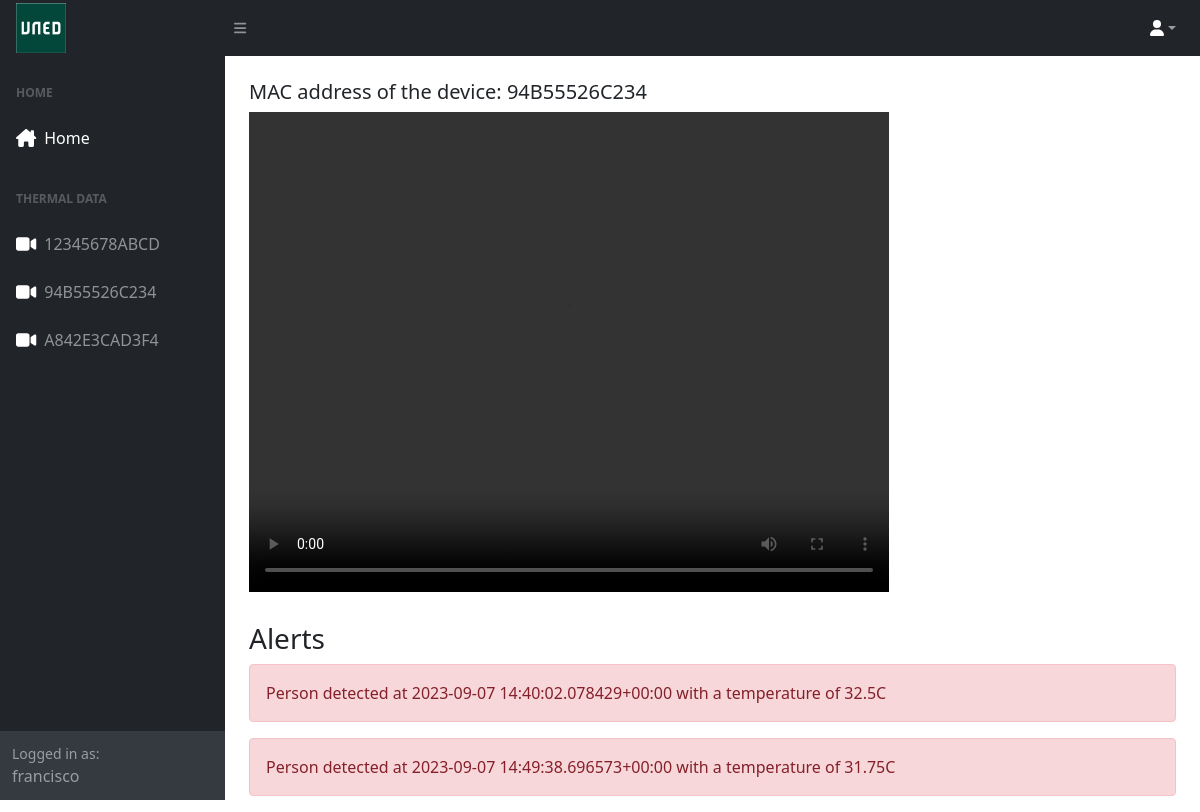
The page /uned/thermal/94B55526C234/ (signed in) on the database its author committed.
### uned/models.py (models this page shows, shortened)
class Device(models.Model):
    name = models.CharField(max_length=30, blank=True, null=True)
    mac = models.CharField(max_length=12, primary_key=True, blank=False, null=False)
    user = models.ForeignKey(User, on_delete=models.CASCADE)
    last_connection = models.DateTimeField(blank=True, null=True)
    ip = models.GenericIPAddressField(blank=True, null=True)

### uned/views.py (the view)
# urls.py: path('thermal/', DataThermalApiView.as_view())
@login_required(login_url='uned:login')
def thermal(request, mac):
    data = SelectQueryDB(request).get_data()
    thermal_data = SelectQueryDB(request).get_thermal_data(mac)
    generate_video(thermal_data)
    list_fire, list_person = detect_fire_or_person(thermal_data)
    context = {
        'title': 'Thermal' + mac,
        'thermal_data': thermal_data,
        'devices': data,
        'mac': mac,
        'detected_fire': list_fire,
        'detected_person': list_person
    }
    return render(request, 'thermal.html', context)

### uned/search.py (called while the page is built)
    def get_devices(self):
        objects = Device.objects.order_by('mac').filter(user=self.username)
        return objects

    def get_data(self):
        devices = self.get_devices()
        data_lists = []
        for device in devices:
            data = Data.objects.filter(mac=device.mac).order_by('-time').first()
            data_lists.append((device, data))
        return data_lists

    def get_thermal_data(self, mac):
        data = DataThermal.objects.filter(mac=mac).order_by('time')
        return data

### uned/video.py (called while the page is built)
def get_color(temperature):
    if temperature > 50 and temperature < 70:
        return (0, 153, 255)
    elif temperature >= 70:
        return (0, 0, 255)
    elif temperature > 30 and temperature <= 50:
        return (0, 255, 255)
    elif temperature > 20 and temperature <= 30:
        return (0, 200, 0)
    elif temperature > 10 and temperature <= 20:
        return (255, 255, 0)
    elif temperature <= 10:
        return (255, 255, 0)

def parse_pixels(pixels_string):
    pixels_list = pixels_string.split(",")
    pixels_list = pixels_list[:-1]
    pixels_list = [float(x) for x in pixels_list]
    return pixels_list

def generate_video(thermal_data):
    fourcc = cv2.VideoWriter_fourcc(*'vp09')
    video_filename = 'media/videos/temperature_video.webm'
    video_writer = cv2.VideoWriter(video_filename, fourcc, 1, (8, 8))
    i = 0
    for data in thermal_data:
        temperature_values = parse_pixels(data.pixels)
        temperature_values = [get_color(temperature) for temperature in temperature_values]
        frame = np.array(temperature_values).reshape(8, 8, 3).astype(np.uint8)
        video_writer.write(frame)
        i += 1
        if i == 60:
            break
    video_writer.release()
    return None

def filter_alerts(alerts):
    new_list = []
    for alert in alerts:
        if len(new_list) == 0:
            new_list.append(alert)
        else:
            hour = int(alert.split(":")[0][-2:])
            minute = int(alert.split(":")[1])
            hour_last_alert = int(new_list[-1].split(":")[0][-2:])
            minute_last_alert = int(new_list[-1].split(":")[1])
            current_event = datetime(2023, 9, 14, hour, minute)
            last_event = datetime(2023, 9, 14, hour_last_alert, minute_last_alert)
            difference_time = current_event - last_event
            if difference_time.total_seconds() > 300:
                new_list.append(alert)
    return new_list

### uned/templates/thermal.html (shortened to what this page needs)
{% extends "base_template.html" %}
{% load static %}
{% block page_content %}
<h5 class="mt-4">MAC address of the device: {{ mac }}</h5>
<video controls width="640" height="480" controls>
    <source src="../../../media/videos/temperature_video.webm" type="video/webm">
</video>
<h3 class="mt-4">Alerts</h5>
{% for fire in detected_fire %}
<div class="alert alert-danger" role="alert">
    {{fire}}
  </div>
{% endfor %}
{% endblock %}

### uned/templates/base_template.html (shortened to what this page needs)
{% load static %}
<!DOCTYPE html>
<html lang="en">
    <head>
        <link href="https://cdn.jsdelivr.net/npm/bootstrap@5.1.3/dist/css/bootstrap.min.css" rel="stylesheet">
        <link rel="stylesheet" type="text/css" href="{% static 'css/styles.css' %}">
        <link rel="stylesheet" type="text/css" href="{% static 'css/common_styles.css' %}">
    </head>
    <body class="sb-nav-fixed">
        <nav class="sb-topnav navbar navbar-expand navbar-dark bg-dark">
            <a class="navbar-brand ps-3"><img class="Logo" src="{% static 'img/logo.jpg' %}" alt="Logo" height="50" width="50"></a>
            <button class="btn btn-link btn-sm order-1 order-lg-0 me-4 me-lg-0" id="sidebarToggle" href="#!"><i class="fas fa-bars"></i></button>
            <ul class="navbar-nav form-inline ms-auto me-0 me-md-3 my-2 my-md-0">
                <li class="nav-item dropdown">
                    <a class="nav-link dropdown-toggle" id="navbarDropdown" href="#" role="button" data-bs-toggle="dropdown" aria-expanded="false"><i class="fa-solid fa-user" style="color: white;"></i></a>
                </li>
            </ul>
        </nav>
        <div id="layoutSidenav">
            <div id="layoutSidenav_nav">
                <nav class="sb-sidenav accordion sb-sidenav-dark" id="sidenavAccordion">
                    <div class="sb-sidenav-menu">
                        <div class="nav">
                            <div class="sb-sidenav-menu-heading">Home</div>
                            <a class="nav-link text-white" href="{% url 'uned:home' %}">
                                <div class="sb-nav-link-icon">
                                    <i class="fa-solid fa-house-chimney fa-lg" style="color: white;"></i>
                                </div>
                                Home
                            </a>
                            <div class="sb-sidenav-menu-heading">Thermal data</div>
                            {% for device in devices %}
                            <a class="nav-link {% block a_sidebar_search %}{% endblock %}" href="{% url 'uned:thermal' device.0.mac %}">
                                <div class="sb-nav-link-icon">
                                    <i class="fa-solid fa-video fa-lg {% block i_sidebar_search %}{% endblock %}" style="color: white;"></i>
                                </div>
                                {{ device.0.mac }}
                            </a>
                            {% endfor %}
                        </div>
                    </div>
                    <div class="sb-sidenav-footer">
                        <div class="small">Logged in as:</div>{{user.username}}
                    </div>
                </nav>
            </div>
            <div id="layoutSidenav_content">
                <main>
                    <div class="container-fluid px-4">
                        <div class="card-deck">
                            {% block page_content %}{% endblock %}
                        </div>
                    </div>
                </main>
            </div>
    </body>
</html>

### uned/static/css/common_styles.css (style rules this page uses)
.theme-light { --color-background: white; --color-sidebar: #212529; --color-card-header: #212529; --color-title: black; }
body { background-color: var(--color-background); }
.sb-sidenav-menu { background-color: var(--color-sidebar); }
.sb-topnav { color: var(--color-sidebar); }

### rows shown on the page
Device: mac "12345678ABCD"
Device: mac "94B55526C234"
Device: mac "A842E3CAD3F4"

### other values the page prints
{{ user.username }} "francisco"
{{ mac }} "94B55526C234"
{{ fire }} "Person detected at 2023-09-07 14:40:02.078429+00:00 with a temperature of 32.5C" "Person detected at 2023-09-07 14:49:38.696573+00:00 with a temperature of 31.75C"
